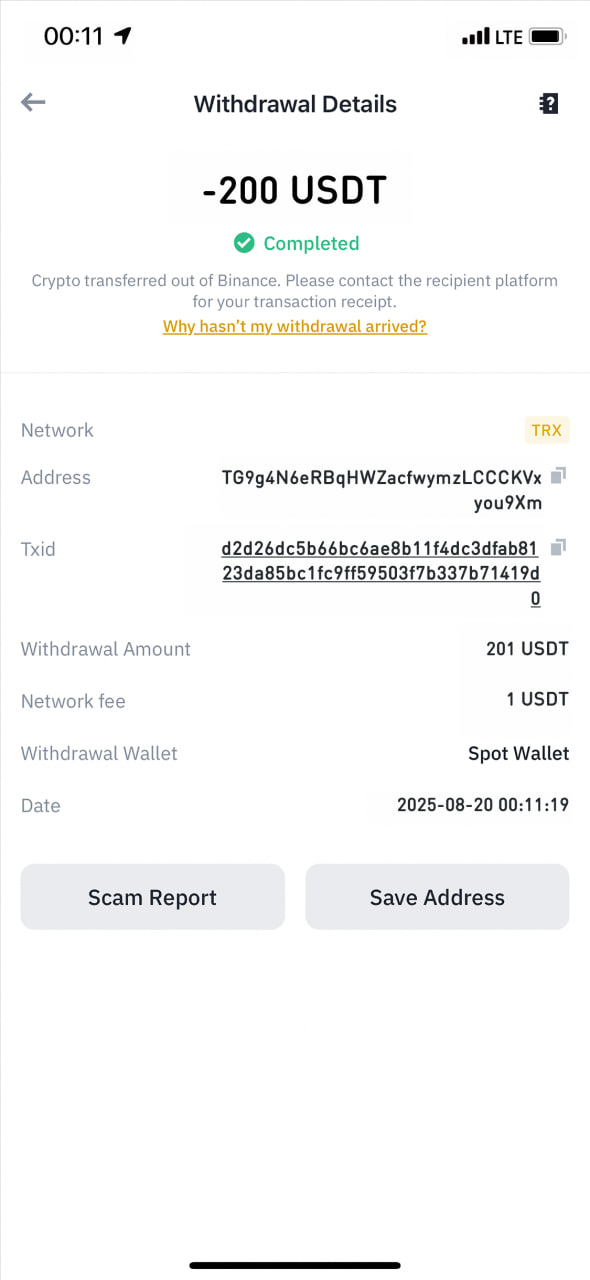
#> input picture template.png, 590 x 1280 px
$ python script.py
#> lines starting #> are read from the running program, lines starting #| are printed output that depends on the picture
from PIL import Image, ImageDraw, ImageFont

def generate_binance_receipt(amount: int, date_str: str, template_path="template.png"):
#> called with amount = 500, date_str = '2025-08-20 15:38:31', template_path = 'template.png'
    withdrawal_details = f"-{amount} USDT"
    withdrawal_amount = f"{amount+1} USDT"
    top_time = date_str.split(" ")[1][:5]   # HH:MM
    date_value = date_str

    # Template image ဖွင့်
    img = Image.open(template_path).convert("RGBA")
    draw = ImageDraw.Draw(img)

    # Font (Windows -> Arial.ttf, Linux -> DejaVuSans.ttf)
    font_large = ImageFont.truetype("arial.ttf", 60)
    font_small = ImageFont.truetype("arial.ttf", 40)

    # Coordinates (အမှန်တကယ် screenshot နဲ့ ကိုက်အောင်ပြန်ညှိဖို့လိုမယ်)
    draw.text((250, 200), withdrawal_details, fill="black", font=font_large)   # -XXX USDT
    draw.text((250, 500), withdrawal_amount, fill="black", font=font_small)    # Withdrawal Amount
    draw.text((60, 30), top_time, fill="black", font=font_small)               # Top time
    draw.text((250, 850), date_value, fill="black", font=font_small)           # Date

    img.save("output.png")
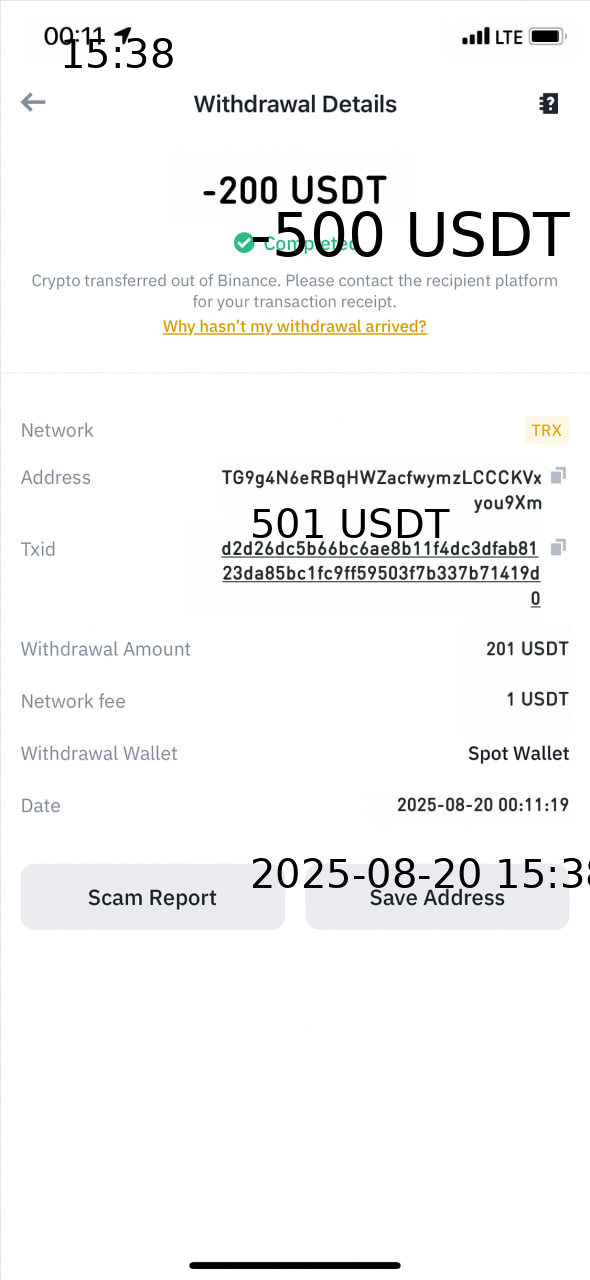
#> saved as output.png: PIL image 590x1280 RGBA; mean R, G, B, A 244.8, 245, 244.9, 255
    print("✅ Receipt saved as output.png")

# စမ်းရန်
if __name__ == "__main__":
    generate_binance_receipt(500, "2025-08-20 15:38:31")
